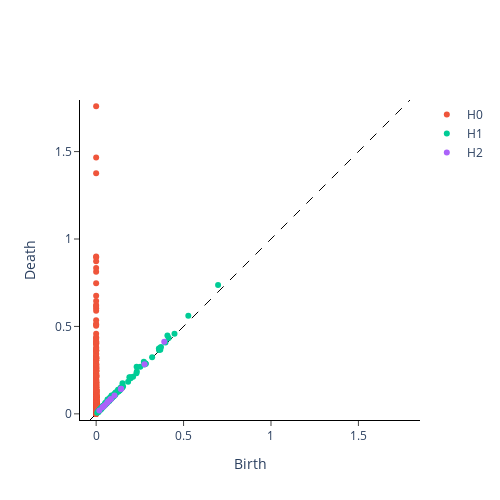

The cell this chart's notebook holds for it:
### Code cell
VR.plot(diagrams, sample=1)

### Figure 1 — Plotly figure (JSON) as saved in the notebook; plotly's stock layout.template omitted (floating-point values rounded to 4 significant figures; data arrays with more than 128 entries replaced by an {"elided": "..."} marker saying what was removed)
{"data": [{"hoverinfo": "none", "line": {"color": "black", "dash": "dash", "width": 1}, "mode": "lines", "showlegend": false, "type": "scatter", "x": [-0.0352, 1.795], "y": [-0.0352, 1.795]}, {"hoverinfo": "text", "hovertext": {"elided": "760 str values"}, "mode": "markers", "name": "H0", "type": "scatter", "x": {"elided": "760 int values"}, "y": {"elided": "760 float values"}}, {"hoverinfo": "text", "hovertext": {"elided": "198 str values"}, "mode": "markers", "name": "H1", "type": "scatter", "x": {"elided": "198 float values"}, "y": {"elided": "198 float values"}}, {"hoverinfo": "text", "hovertext": ["(0.38944122195243835, 0.4118092358112335)", "(0.2767651081085205, 0.28367137908935547)", "(0.14284288883209229, 0.14398719370365143)", "(0.14149749279022217, 0.14165084064006805)", "(0.10506835579872131, 0.10515736043453217)", "(0.08445283025503159, 0.08530908823013306)", "(0.08043655753135681, 0.08170226216316223)", "(0.06845034658908844, 0.06997599452733994)", "(0.06272128969430923, 0.0628376454114914)", "(0.049195222556591034, 0.04960130900144577)", "(0.04070086032152176, 0.04255114495754242)", "(0.03688075393438339, 0.03745036572217941)", "(0.018431494012475014, 0.018497297540307045)"], "mode": "markers", "name": "H2", "type": "scatter", "x": [0.3894, 0.2768, 0.1428, 0.1415, 0.1051, 0.08445, 0.08044, 0.06845, 0.06272, 0.0492, 0.0407, 0.03688, 0.01843], "y": [0.4118, 0.2837, 0.144, 0.1417, 0.1052, 0.08531, 0.0817, 0.06998, 0.06284, 0.0496, 0.04255, 0.03745, 0.0185]}], "layout": {"height": 500, "plot_bgcolor": "white", "width": 500, "xaxis": {"autorange": false, "exponentformat": "e", "linecolor": "black", "linewidth": 1, "mirror": false, "range": [-0.0352, 1.795], "showexponent": "all", "showline": true, "side": "bottom", "ticks": "outside", "title": {"text": "Birth"}, "type": "linear", "zeroline": true}, "yaxis": {"autorange": false, "exponentformat": "e", "linecolor": "black", "linewidth": 1, "mirror": false, "range": [-0.0352, 1.795], "scaleanchor": "x", "scaleratio": 1, "showexponent": "all", "showline": true, "side": "left", "ticks": "outside", "title": {"text": "Death"}, "type": "linear", "zeroline": true}}}
